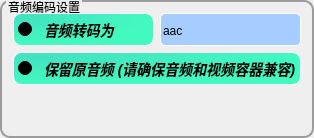
                        <widget class="QGroupBox" name="groupBox_om_3">
                         <property name="styleSheet">
                          <string notr="true">QGroupBox
{
     font: bold 15pt &quot;黑体&quot;;
     border-color: rgb(156, 156, 156);
     border-width: 2px;
     border-style: solid;
     border-radius:10px;
     margin-top: 5ex;
	 
}
QGroupBox::title {
    subcontrol-origin: margin;
    left: 6px;
top:0px;
}</string>
                         </property>
                         <property name="title">
                          <string>音频编码设置</string>
                         </property>
                         <layout class="QVBoxLayout" name="verticalLayout_13">
                          <item>
                           <layout class="QHBoxLayout" name="horizontalLayout_22">
                            <item>
                             <widget class="QRadioButton" name="rb_audio">
                              <property name="styleSheet">
                               <string notr="true">QRadioButton{
  spacing:12px;
  color: rgb(0, 0, 0);
  background-color: qradialgradient(cx:0, cy:0, radius:1, fx:0.1, fy:0.1, stop:0 rgb(66, 226, 192),  stop:1 rgb(66, 250, 192));
  border:1px outset rgb(255, 255, 255);
  border-radius:8px;
  padding:4px;
    font-family: &quot;Microsoft YaHei&quot;;
	font-size: 14px;
	font-style: italic;
	font-weight: bold;
    font: bold 18px &quot;Microsoft YaHei&quot;
}
QRadioButton:hover {
  background-color:rgb(50, 250, 180);
  border:2px outset rgba(36, 36, 36,0);
}
QRadioButton:pressed {
  background-color:rgb(66, 250, 192);
  border:4px outset rgba(36, 36, 36,0);
}</string>
                              </property>
                              <property name="text">
                               <string>音频转码为</string>
                              </property>
                              <property name="checked">
                               <bool>false</bool>
                              </property>
                             </widget>
                            </item>
                            <item>
                             <widget class="QComboBox" name="cb_aformat">
                              <property name="sizePolicy">
                               <sizepolicy hsizetype="Preferred" vsizetype="Minimum">
                                <horstretch>0</horstretch>
                                <verstretch>0</verstretch>
                               </sizepolicy>
                              </property>
                              <property name="styleSheet">
                               <string notr="true">QComboBox
{
	border-radius:5px;
	background-color:rgb(165, 205, 255);
	font: bold 13pt &quot;Microsoft YaHei&quot;;
    color:rgb(0,0,0);
    border:1px outset rgb(255, 255, 255);
	padding-top: 2px;
	padding-left: 2px;
}
QComboBox:disabled
{
	background-color:rgba(50,50,50,200);
	font: 75 9pt &quot;Microsoft YaHei&quot;;
    color:rgb(160,160,160);
}
QComboBox:hover
{
	background-color: rgba(165, 205, 255,80%);
	border:1px solid rgb(31,156,220) ;
}
/*点击combox的样式*/
QComboBox:on
{
	border-radius:3px;
	background-color: rgba(165, 205, 255,80%);
	font: 75 9pt &quot;Microsoft YaHei&quot;;
    color:rgb(0,0,0);
    border:1px solid rgb(31,156,220) ;
}
/*下拉框的样式*/
QComboBox QAbstractItemView 
{
    outline: 0px solid gray;  /*取消选中虚线*/
    border: 1px solid rgb(31,156,220);  
    font: 75 9pt &quot;Microsoft YaHei&quot;;
    color: rgb(0,0,0);
    background-color: rgba(165, 205, 255,80%);
    selection-background-color: rgb(90,90,90);   
}
 /*选中每一项高度*/
QComboBox QAbstractItemView::item
 { 
	height: 25px;  
 }
/*选中每一项的字体颜色和背景颜色*/
QComboBox QAbstractItemView::item:selected 
{
    color: rgb(31,163,246);
	background-color: rgb(0,0,0); 
}
 /*下拉箭头的边框*/
QComboBox::drop-down 
{
	border:none;
}
 /*下拉箭头样式*/
QComboBox::down-arrow 
{
    right:10px;/*控制箭头左右偏移*/
    width: 9px;  
    height: 9px; 
  border-image: url(:/white/buttom_white/下1_down-two.svg);
      border-width:8px 8px 8px 8px;
}
 /*下拉箭头点击样式*/
QComboBox::down-arrow:on
{
    width: 9px;  
    height: 9px;   
    border-image: url(:/white/buttom_white/上1_up-two.svg);
    border-width:8px 8px 8px 8px;
}</string>
                              </property>
                              <item>
                               <property name="text">
                                <string>aac</string>
                               </property>
                              </item>
                              <item>
                               <property name="text">
                                <string>flac</string>
                               </property>
                              </item>
                             </widget>
                            </item>
                           </layout>
                          </item>
                          <item>
                           <layout class="QHBoxLayout" name="horizontalLayout_23">
                            <item>
                             <widget class="QRadioButton" name="rb_save_source_audio">
                              <property name="styleSheet">
                               <string notr="true">QRadioButton{
  spacing:12px;
  color: rgb(0, 0, 0);
  background-color: qradialgradient(cx:0, cy:0, radius:1, fx:0.1, fy:0.1, stop:0 rgb(66, 226, 192),  stop:1 rgb(66, 250, 192));
  border:1px outset rgb(255, 255, 255);
  border-radius:8px;
  padding:4px;
    font-family: &quot;Microsoft YaHei&quot;;
	font-size: 14px;
	font-style: italic;
	font-weight: bold;
    font: bold 18px &quot;Microsoft YaHei&quot;
}
QRadioButton:hover {
  background-color:rgb(50, 250, 180);
  border:2px outset rgba(36, 36, 36,0);
}
QRadioButton:pressed {
  background-color:rgb(66, 250, 192);
  border:4px outset rgba(36, 36, 36,0);
}</string>
                              </property>
                              <property name="text">
                               <string>保留原音频 (请确保音频和视频容器兼容)</string>
                              </property>
                              <property name="checked">
                               <bool>true</bool>
                              </property>
                             </widget>
                            </item>
                           </layout>
                          </item>
                          <item>
                           <spacer name="verticalSpacer_8">
                            <property name="orientation">
                             <enum>Qt::Vertical</enum>
                            </property>
                            <property name="sizeHint" stdset="0">
                             <size>
                              <width>20</width>
                              <height>40</height>
                             </size>
                            </property>
                           </spacer>
                          </item>
                         </layout>
                        </widget>
